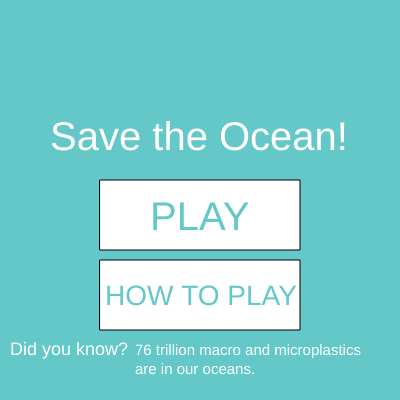
Frame 1 (no input)
Frame 60 (no input): identical to frame 1, image omitted
Frame 120 (the mouse pressed at the canvas centre since frame 60): identical to frame 1, image omitted

The p5.js sketch that drew this single still picture (run headless with seeded random() and noise() and a simulated clock; from frame 60 on, the mouse is pressed at the canvas centre):

// p5.js sketch
// ── sketch.js
/*references: https://www.condorferries.co.uk/plastic-in-the-ocean-statistics
https://www.futureagenda.org/foresights/plastic-oceans/#:~:text=There%20are%20increasing%20high%20levels,fish%20in%20the%20world's%20oceans.*/

let pieces = [];
var condition = 9;
let swimmers = [];
let score = 0;
let facts = ["Each day, 8 million piece of plastic end \nup in our ocean system.", "Only 9% of the world's plastic actually \ngets recycled.", "76 trillion macro and microplastics \nare in our oceans.", "The ocean is being polluted with \napproximately 12.7 million tons of \nplastic every year.", "100% of infant sea turtles have some \nplastic in their stomach.", "88% of our ocean surfaces have \nplastic waste pollution", "It is anticipated that by 2050, the ocean \nwill contain more plastic than fish.", "Approximately 1 in every 3 fish caught \nfor humans to eat has plastic in it.", "It is estimated that plastic microbeads \nare 1 million times more toxic than \nregular seawater."]
var r;

function setup() {
  createCanvas(400, 400);
  
  
  for (var i = 0; i < 5; i++) {
    pieces[i] = new trash(400,random(400), 10, 10);
  }
  for (var f = 0; f < 3; f++) {
    swimmers[f] = new fish(400, random(400), 15, 10);
  }
  r = floor(random(0,8));
}

function home() {
  condition = 9;
  background(100, 200, 200);
  fill(300, 300, 300);
  textSize(40);
  text("Save the Ocean!", 50, 150);
  
  rect(100, 180, 200, 70);
  fill(100, 200, 200);
  text("PLAY", 150, 230);
  
  fill(255);
  rect(100, 260, 200, 70);
  fill(100, 200, 200);
  textSize(28);
  text("HOW TO PLAY", 105, 305);
  
  fill(255);
  textSize(18);
  text("Did you know? ", 10, 355);
  textSize(15);
  text(facts[r], 135, 355)
}

function learn() {
  
  condition = 12;
  background(100, 200, 200);
  fill(255);
  textSize(30);
  text("HOW TO PLAY", 100, 65);
  stroke(255);
  rect(5, 100, 390, 250);
  noStroke();
  fill(100, 200, 200);
  textSize(20);
  text("Goal: ", 10, 140);
  textSize(15);
  text("Collect all the garbage while catching the ", 90, 140);
  text("least amount of fish possible. If you miss a", 90, 160);
  text("piece of trash, you lose!", 90, 180);
  textSize(20);
  text("How to: ", 10, 220);
  textSize(15);
  text("Drag your cursor to move the trash can ", 90, 220);
  text("across the screen. Collect trash by mousing", 90, 240);
  text("over it with the front of the can.", 90, 260);
  textSize(20);
  text("Scoring: ", 10, 300);
  textSize(15);
  text("Collect 1 piece of trash = 1 point", 90, 300);
  text("Collect 1 fish = -5 points", 90, 320);
  
  stroke(255);
  rect(5, 355, 75, 40, 10);
  fill(255);
  noStroke();
  text("BACK", 20, 380);
  
}

function game() {
  condition = 10;
  background(70, 220, 500);

   
  for (var i = 0; i < pieces.length; i++) {
    pieces[i].show();
    pieces[i].update();
  }
  for (var f = 0; f < swimmers.length; f++) {
    swimmers[f].show();
    swimmers[f].update();
  }
  
  //trash bin (always where mouse is)
  noStroke();
  fill(100);
  rect(mouseX-20, mouseY-15, 40, 30);
  fill(70);
  rect(mouseX+20, mouseY-17, 4, 34);
  
  fill(200, 40, 100);
  textSize(20);
  text("Score:" + score, 20, 20);
  
}

function gameOver() {
  condition = 11;
  background(100, 200, 200);
  fill(300, 150, 0);
  textSize(50);
  text("Oh no!", 120, 100);
  textSize(25);
  fill(255);
  text("You missed a piece of trash :(", 25, 135);
  fill(300, 150, 0);
  text("Score: " + score, 150, 165);
  fill(255);
  text("Play again to avenge those fishies!", 5, 200);
  rect(150, 225, 100, 45, 10);
  fill(100, 200, 200);
  textSize(15);
  text("PLAY AGAIN", 155, 253);
  fill(255);
  rect(150, 280, 100, 45, 10);
  fill(100, 200, 200);
  textSize(12);
  text("BACK TO HOME", 155, 308);
  
}

function draw() {
  if (condition === 9) {
    home();
  } else if (condition === 10) {
    game();
  } else if (condition === 11) {
    gameOver();
  } else if (condition === 12) {
    learn();
  }
}

function mouseClicked() {
  if (condition === 9 && mouseX >= 100 && mouseX <= 300 && mouseY >= 200 && mouseY <= 270) {
    condition = 10;
  } else if (condition === 11 && mouseX >= 150 && mouseX <= 250 && mouseY >= 225 && mouseY <= 270) {
    condition = 10;
    score = 0;
  } else if (condition === 11 && mouseX >= 150 && mouseX <= 300 && mouseY >= 280 && mouseY <= 325) {
    condition = 9;
  } else if (condition === 9 && mouseX >= 100 && mouseX <= 300 && mouseY >= 280 && mouseY <= 350) {
    condition = 12;
  } else if (condition === 12 && mouseX >= 5 && mouseX <= 80 && mouseY >= 355 && mouseY <= 395) {
    condition = 9;
  }
}

// ── fish.js
class fish {
  
  constructor(x,y, width, height) {
    this.pos = createVector(x, y);
    //(400+x*1000, (height-50-y*50));
    this.width = width;
    this.height = height;
  }
  
  show() {
    fill(300, 150, 0);
    ellipse(this.pos.x, this.pos.y, this.width, this.height)
    triangle(this.pos.x + this.width/2, this.pos.y, this.pos.x + this.width, this.pos.y - this.height/2, this.pos.x + this.width, this.pos.y + this.height/2);
  }
  update() {
    this.pos.x -= 2;
    if(this.pos.x >= mouseX && this.pos.x <= mouseX+20 && this.pos.y >= mouseY-17 && this.pos.y <= mouseY+17 || this.pos.x < -10) {
      this.pos.x = 400;
      this.pos.y = random(400);
    }
  }
  
    
  
}

// ── laser.js


function Laser(spos, angle) {
  this.pos = createVector(spos.x, spos.y);
  this.vel = p5.Vector.fromAngle(angle);
  this.vel.mult(10);

  this.update = function() {
    this.pos.add(this.vel);
  }
  
  this.render = function() {
    push();
    stroke(255);
    strokeWeight(2);
    point(this.pos.x, this.pos.y);
    pop();
  }

  this.hits = function(asteroid) {
    var d = dist(this.pos.x, this.pos.y, asteroid.position.x, asteroid.position.y);
    if (d < asteroid.radius) {
      return true;
    } else {
      return false;
    }
  }

  this.offscreen = function() {
    if (this.pos.x > width || this.pos.x < 0) {
      return true;
    }
    if (this.pos.y > height || this.pos.y < 0) {
      return true;
    }
    return false;
  }


}

// ── ship.js


function Ship() {
    this.pos = createVector(width / 2, height / 2);
    this.r = 20;
    this.heading = 0;
    this.rotation = 0;
    this.vel = createVector(0, 0);
    this.isBoosting = 0;

    // data field for the rope
    this.isFetching = false;  // rope
    this.ropeLen = 0;
    this.ropeSpeed = 6;
    this.ropeExtend = true;
    this.netRadius = 10;
    this.ropeMax = 240;

    this.boosting = function(b) {
        this.isBoosting = b;
    }

    this.update = function() {
        if (this.isBoosting == 1) {
            this.boost(true);
        } else if (this.isBoosting == 2) {
            this.boost(false);
        }
        if (this.isFetching) {
            if (this.ropeExtend && this.ropeLen < this.ropeMax)
                this.ropeLen += this.ropeSpeed;
            else {
                this.getBack();
                this.ropeLen -= this.ropeSpeed;
                if (this.ropeLen <= 0)
                    this.isFetching = false;
            }
        }
        if (!this.isFetching) {
            this.ropeLen = 0;
            this.ropeExtend = true;
        }

        this.pos.add(this.vel);
        this.vel.mult(0.99);
    }

    this.boost = function(acc) {
        var force = p5.Vector.fromAngle(this.heading);
        force.mult(0.1);
        if (!acc) force = createVector().sub(force);
        this.vel.add(force);
    }

    this.fetching = function() {
        return this.isFetching;
    }

    this.getBack = function() {
        this.ropeExtend = false;
    }

    this.hits = function(trash) {
        var d = dist(this.pos.x, this.pos.y, trash.position.x, trash.position.y);
        if (d < this.r + trash.radius) {
            return true;
        } else {
            return false;
        }
    }

    // if the extended rope get an trash
    this.get = function(trash) {
        shipHead = p5.Vector.fromAngle(this.heading);
        shipHead.setMag(this.r);
        shipHead.add(this.pos);
        rope = p5.Vector.fromAngle(this.heading);
        rope.setMag(this.ropeLen);
        rope.add(shipHead);

        var d = dist(rope.x, rope.y, trash.position.x, trash.position.y);
        if (d < trash.radius && this.ropeExtend) {
            return true;
        } else {
            return false;
        }
    }

    this.render = function() {
        push();
        translate(this.pos.x, this.pos.y);
        rotate(this.heading + PI / 2);
        fill(255);
        stroke(255);
        strokeWeight(2);
        triangle(-this.r, this.r, this.r, this.r, 0, -this.r);
        // draw the rope
        if (this.isFetching) {
            stroke(255);
            strokeWeight(5);
            line(0, -this.r, 0, -this.ropeLen);
            arc(0, -this.ropeLen - 20, 30, 30, 0, PI);
            noFill();
        }
        pop();
    }

    this.edges = function() {
        if (this.pos.x > width + this.r) {
            this.pos.x = -this.r;
        } else if (this.pos.x < -this.r) {
            this.pos.x = width + this.r;
        }
        if (this.pos.y > height + this.r) {
            this.pos.y = -this.r;
        } else if (this.pos.y < -this.r) {
            this.pos.y = height + this.r;
        }
    }

    this.setRotation = function(a) {
        this.rotation = a;
    }

    this.turn = function() {
        this.heading += this.rotation;
    }

}

// ── trash.js
class trash {
  
  constructor(x,y, width, height) {
    this.pos = createVector(x, y);
    //(400+x*1000, (height-50-y*50));
    this.width = width;
    this.height = height;
  }
  
  show() {
    fill(100,100,100);
    ellipse(this.pos.x, this.pos.y, this.width, this.height)
  }
  update() {
    this.pos.x -= 2;
    if(this.pos.x >= mouseX && this.pos.x <= mouseX+20 && this.pos.y >= mouseY-17 && this.pos.y <= mouseY+17) {
      this.pos.x = 400;
      this.pos.y = random(400);
      score++;
    } else if (this.pos.x < -10) {
      condition = 11;
      this.pos.x = 400;
      this.pos.y = random(400);
      for (var i = 0; i < pieces.length; i++) {
      pieces[i] = new trash(400,random(400), 10, 10);
      }
      
    } 
    
  }
  
    
  
}

// ── trash2.js
class trash2 {
  
  constructor(x,y, width, height) {
    this.pos = createVector(x, y);
    //(400+x*1000, (height-50-y*50));
    this.width = width;
    this.height = height;
  }
  
  show() {
    fill(100,100,100);
    ellipse(this.pos.x, this.pos.y, this.width, this.height)
  }
  update() {
    this.pos.x -= 2;
    if(this.pos.x >= mouseX && this.pos.x <= mouseX+20 && this.pos.y >= mouseY-17 && this.pos.y <= mouseY+17) {
      this.pos.x = 400;
      this.pos.y = random(400);
      score++;
    } else if (this.pos.x < -10) {
      condition = 11;
      this.pos.x = 400;
      this.pos.y = random(400);
      for (var i = 0; i < pieces.length; i++) {
      pieces[i] = new trash2(400,random(400), 10, 10);
      }
      
    } 
    
  }
  
}
